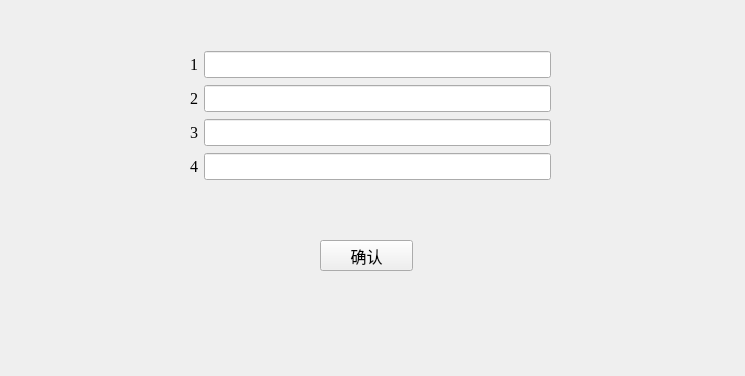
<?xml version="1.0" encoding="UTF-8"?>
<ui version="4.0">
 <class>MainWindow</class>
 <widget class="QMainWindow" name="MainWindow">
  <property name="geometry">
   <rect>
    <x>0</x>
    <y>0</y>
    <width>745</width>
    <height>376</height>
   </rect>
  </property>
  <property name="windowTitle">
   <string>MainWindow</string>
  </property>
  <property name="styleSheet">
   <string notr="true"/>
  </property>
  <widget class="QWidget" name="centralwidget">
   <widget class="QPushButton" name="pushButton">
    <property name="geometry">
     <rect>
      <x>320</x>
      <y>240</y>
      <width>93</width>
      <height>31</height>
     </rect>
    </property>
    <property name="font">
     <font>
      <family>Times New Roman</family>
      <pointsize>12</pointsize>
     </font>
    </property>
    <property name="text">
     <string>确认</string>
    </property>
   </widget>
   <widget class="QWidget" name="">
    <property name="geometry">
     <rect>
      <x>190</x>
      <y>50</y>
      <width>361</width>
      <height>132</height>
     </rect>
    </property>
    <property name="font">
     <font>
      <family>Times New Roman</family>
      <pointsize>12</pointsize>
     </font>
    </property>
    <layout class="QGridLayout" name="gridLayout">
     <item row="0" column="1">
      <widget class="QLineEdit" name="lineEdit">
       <property name="font">
        <font>
         <family>Times New Roman</family>
         <pointsize>12</pointsize>
        </font>
       </property>
      </widget>
     </item>
     <item row="1" column="1">
      <widget class="QLineEdit" name="lineEdit_2">
       <property name="font">
        <font>
         <family>Times New Roman</family>
         <pointsize>12</pointsize>
        </font>
       </property>
      </widget>
     </item>
     <item row="2" column="0">
      <widget class="QLabel" name="label_3">
       <property name="font">
        <font>
         <family>Times New Roman</family>
         <pointsize>12</pointsize>
        </font>
       </property>
       <property name="text">
        <string>3</string>
       </property>
      </widget>
     </item>
     <item row="0" column="0">
      <widget class="QLabel" name="label">
       <property name="font">
        <font>
         <family>Times New Roman</family>
         <pointsize>12</pointsize>
        </font>
       </property>
       <property name="text">
        <string>1</string>
       </property>
      </widget>
     </item>
     <item row="1" column="0">
      <widget class="QLabel" name="label_2">
       <property name="font">
        <font>
         <family>Times New Roman</family>
         <pointsize>12</pointsize>
        </font>
       </property>
       <property name="text">
        <string>2</string>
       </property>
      </widget>
     </item>
     <item row="2" column="1">
      <widget class="QLineEdit" name="lineEdit_3">
       <property name="font">
        <font>
         <family>Times New Roman</family>
         <pointsize>12</pointsize>
        </font>
       </property>
      </widget>
     </item>
     <item row="3" column="1">
      <widget class="QLineEdit" name="lineEdit_4">
       <property name="font">
        <font>
         <family>Times New Roman</family>
         <pointsize>12</pointsize>
        </font>
       </property>
      </widget>
     </item>
     <item row="3" column="0">
      <widget class="QLabel" name="label_4">
       <property name="font">
        <font>
         <family>Times New Roman</family>
         <pointsize>12</pointsize>
        </font>
       </property>
       <property name="text">
        <string>4</string>
       </property>
      </widget>
     </item>
    </layout>
   </widget>
  </widget>
  <widget class="QMenuBar" name="menubar">
   <property name="geometry">
    <rect>
     <x>0</x>
     <y>0</y>
     <width>745</width>
     <height>26</height>
    </rect>
   </property>
  </widget>
 </widget>
 <resources>
  <include location="loobo.qrc"/>
 </resources>
 <connections/>
</ui>
